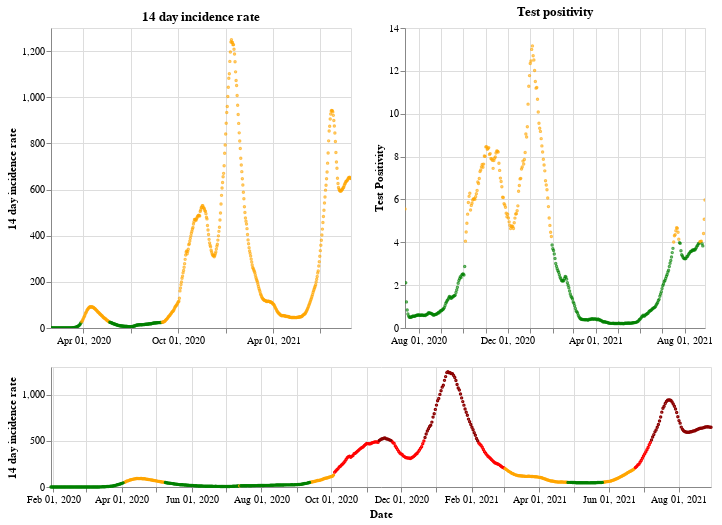

Here is the notebook cell this chart was saved with:
### Markdown cell above
## England

### Code cell
plot_traffic_light('England')

### Figure 1 — Vega-Lite specification as saved in the notebook (floating-point values rounded to 4 significant figures; data arrays with more than 128 entries replaced by an {"elided": "..."} marker saying what was removed)
{"config": {"view": {"continuousWidth": 400, "continuousHeight": 300}}, "vconcat": [{"hconcat": [{"mark": {"type": "point", "size": 2}, "encoding": {"color": {"condition": {"value": "green", "test": "(datum.twoWeeklyCasesRate <= 25)"}, "value": "orange"}, "tooltip": [{"type": "nominal", "field": "areaName"}, {"type": "temporal", "field": "date"}, {"type": "quantitative", "field": "twoWeeklyCasesRate"}, {"type": "quantitative", "field": "testPositivity"}], "x": {"type": "temporal", "axis": {"title": ""}, "field": "date", "scale": {"domain": {"selection": "DateBrush"}}, "timeUnit": "yearmonthdate"}, "y": {"type": "quantitative", "axis": {"title": "14 day incidence rate"}, "field": "twoWeeklyCasesRate"}}, "title": "14 day incidence rate", "width": 300}, {"mark": {"type": "point", "size": 2}, "encoding": {"color": {"condition": {"value": "green", "test": "(datum.testPositivity <= 4)"}, "value": "orange"}, "tooltip": [{"type": "nominal", "field": "areaName"}, {"type": "temporal", "field": "date"}, {"type": "quantitative", "field": "twoWeeklyCasesRate"}, {"type": "quantitative", "field": "testPositivity"}], "x": {"type": "temporal", "axis": {"title": ""}, "field": "date", "scale": {"domain": {"selection": "DateBrush"}}, "timeUnit": "yearmonthdate"}, "y": {"type": "quantitative", "axis": {"title": "Test Positivity"}, "field": "testPositivity"}}, "title": "Test positivity", "width": 300}]}, {"layer": [{"mark": {"type": "point", "size": 2}, "encoding": {"color": {"condition": {"value": "orange", "test": "(((datum.testPositivity < 4) && (datum.twoWeeklyCasesRate >= 50)) && (datum.twoWeeklyCasesRate < 200))"}, "value": "red"}, "opacity": {"condition": {"value": 1, "test": "((datum.twoWeeklyCasesRate >= 50) && (datum.twoWeeklyCasesRate < 500))"}, "value": 0}, "tooltip": [{"type": "nominal", "field": "areaName"}, {"type": "temporal", "field": "date"}, {"type": "quantitative", "field": "twoWeeklyCasesRate"}, {"type": "quantitative", "field": "testPositivity"}], "x": {"type": "temporal", "axis": {"title": "Date"}, "field": "date", "timeUnit": "yearmonthdate"}, "y": {"type": "quantitative", "axis": {"title": "14 day incidence rate"}, "field": "twoWeeklyCasesRate"}}, "selection": {"DateBrush": {"type": "interval", "encodings": ["x"], "fields": ["Time"]}}}, {"mark": {"type": "point", "size": 2}, "encoding": {"color": {"value": "darkred"}, "opacity": {"condition": {"value": 1, "test": "(datum.twoWeeklyCasesRate >= 500)"}, "value": 0}, "tooltip": [{"type": "nominal", "field": "areaName"}, {"type": "temporal", "field": "date"}, {"type": "quantitative", "field": "twoWeeklyCasesRate"}, {"type": "quantitative", "field": "testPositivity"}], "x": {"type": "temporal", "axis": {"title": "Date"}, "field": "date", "timeUnit": "yearmonthdate"}, "y": {"type": "quantitative", "axis": {"title": "14 day incidence rate"}, "field": "twoWeeklyCasesRate"}}}, {"mark": {"type": "point", "size": 2}, "encoding": {"color": {"condition": {"value": "green", "test": "((datum.testPositivity < 4) && (datum.twoWeeklyCasesRate < 50))"}, "value": "orange"}, "opacity": {"condition": {"value": 1, "test": "(datum.twoWeeklyCasesRate < 50)"}, "value": 0}, "tooltip": [{"type": "nominal", "field": "areaName"}, {"type": "temporal", "field": "date"}, {"type": "quantitative", "field": "twoWeeklyCasesRate"}, {"type": "quantitative", "field": "testPositivity"}], "x": {"type": "temporal", "axis": {"title": "Date"}, "field": "date", "timeUnit": "yearmonthdate"}, "y": {"type": "quantitative", "axis": {"title": "14 day incidence rate"}, "field": "twoWeeklyCasesRate"}}}], "height": 120, "width": 660}], "data": {"name": "data-d01d1cd33f4eefc87a92b351ca1c72a1"}, "$schema": "https://vega.github.io/schema/vega-lite/v4.8.1.json", "datasets": {"data-d01d1cd33f4eefc87a92b351ca1c72a1": {"elided": "578 records"}}}
